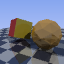

Python code for this plot:
# rt_float.py -- floating-point ray tracer: the target image
import numpy as np
import matplotlib.pyplot as plt
from scene import (VERTICES as V, TRIANGLES as T, CAMERA, LIGHT_DIR, AMBIENT,
                   MAX_BOUNCES, TRI_COLOR, TRI_REFL, BIAS, SKY_LO, SKY_HI,
                   CAM_POS, camera_basis, TRI_CHECK, TRI_COLOR2, AA_OFFSETS, TRI_SPEC, LIGHT1_DIR, LIGHT1_I,
                   LIGHT0_I)
from golden import progress

T_MIN = 1e-4

E1 = V[T[:, 1]] - V[T[:, 0]]
E2 = V[T[:, 2]] - V[T[:, 0]]
N = np.cross(E1, E2)
N /= np.linalg.norm(N, axis=1, keepdims=True)
L = LIGHT0_I * LIGHT_DIR / np.linalg.norm(LIGHT_DIR)
L1 = LIGHT1_I * LIGHT1_DIR / np.linalg.norm(LIGHT1_DIR)

stats = {"primary": 0, "shadow": 0, "reflect": 0}

def intersect(o, d, any_hit=False):
    best, best_t = -1, np.inf
    for ti in range(len(T)):
        e1, e2 = E1[ti], E2[ti]
        h = np.cross(d, e2)
        a = e1 @ h
        if abs(a) < 1e-9:
            continue
        s = o - V[T[ti, 0]]
        u = (s @ h) / a
        if u < 0 or u > 1:
            continue
        q = np.cross(s, e1)
        v = (d @ q) / a
        if v < 0 or u + v > 1:
            continue
        t = (e2 @ q) / a
        if t > T_MIN and t < best_t:
            best, best_t = ti, t
            if any_hit:
                return best, best_t
    return best, best_t

def sky(d):
    k = min(1.0, max(0.0, 0.5 * (d[1] + 1.0)))
    return (1 - k) * np.array(SKY_LO) + k * np.array(SKY_HI)

def trace(o, d, depth):
    ti, t = intersect(o, d)
    if ti < 0:
        return sky(d)
    p = o + d * t

    base = TRI_COLOR[ti]
    if TRI_CHECK[ti] and (int(np.floor(p[0])) + int(np.floor(p[2]))) % 2 != 0:
        base = TRI_COLOR2[ti]

    n = N[ti] if N[ti] @ d < 0 else -N[ti]
    so = p + n * BIAS
    stats["shadow"] += 2
    sh0 = intersect(so, L,  any_hit=True)[0] >= 0
    sh1 = intersect(so, L1, any_hit=True)[0] >= 0
    d0 = 0.0 if sh0 else max(0.0, n @ L)
    d1 = 0.0 if sh1 else max(0.0, n @ L1)
    diffuse = min(1.0, d0 + d1)
    col = base * (AMBIENT + (1 - AMBIENT) * diffuse)

    R = d - 2 * (d @ n) * n
    s0 = 0.0 if sh0 else max(0.0, R @ L)
    s1 = 0.0 if sh1 else max(0.0, R @ L1)
    col = col + TRI_SPEC[ti] * (s0 ** 8 + s1 ** 8)

    r = TRI_REFL[ti]
    if r > 0 and depth < MAX_BOUNCES:
        stats["reflect"] += 1
        col = (1 - r) * col + r * trace(so, R, depth + 1)
    return col

if __name__ == "__main__":
    W, H = CAMERA["width"], CAMERA["height"]
    hw = CAMERA["fov_half_width"]
    step = 2 * hw / W
    hh = step * H / 2
    o = CAM_POS.copy()
    r_, up_, f_ = camera_basis()
    img = np.zeros((H, W, 3))
    for py in range(H):
        for px in range(W):
            acc = np.zeros(3)
            for ox, oy in AA_OFFSETS:
                d = ((-hw + step * (px + 0.5 + ox)) * r_
                     + (hh - step * (py + 0.5 + oy)) * up_ + f_)
                stats["primary"] += 1
                acc += trace(o, d, 0)
            img[py, px] = acc / len(AA_OFFSETS)
        progress(py + 1, H, "Ray tracing")
    img = np.clip(img, 0, 1)
    np.save("rt_float.npy", img)
    print(f"Rays: {stats['primary']} primary, {stats['shadow']} shadow, "
          f"{stats['reflect']} reflection")
    plt.imsave("rt_float.png", img)
    plt.imshow(img); plt.title("Float ray tracer"); plt.axis("off"); plt.show()
